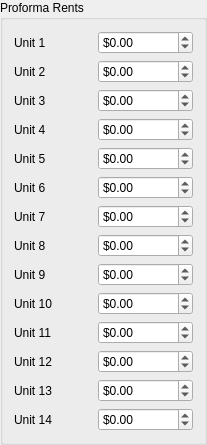
            <widget class="QGroupBox" name="groupBox_proformaRents">
             <property name="styleSheet">
              <string notr="true"/>
             </property>
             <property name="title">
              <string>Proforma Rents</string>
             </property>
             <layout class="QGridLayout" name="gridLayout_11">
              <item row="0" column="0">
               <layout class="QHBoxLayout" name="horizontalLayout_45">
                <item>
                 <widget class="QLabel" name="label_46">
                  <property name="sizePolicy">
                   <sizepolicy hsizetype="MinimumExpanding" vsizetype="Preferred">
                    <horstretch>0</horstretch>
                    <verstretch>0</verstretch>
                   </sizepolicy>
                  </property>
                  <property name="text">
                   <string>Unit 1</string>
                  </property>
                 </widget>
                </item>
                <item>
                 <spacer name="horizontalSpacer_44">
                  <property name="orientation">
                   <enum>Qt::Orientation::Horizontal</enum>
                  </property>
                  <property name="sizeHint" stdset="0">
                   <size>
                    <width>40</width>
                    <height>20</height>
                   </size>
                  </property>
                 </spacer>
                </item>
                <item>
                 <widget class="QDoubleSpinBox" name="doubleSpinBox_pu1">
                  <property name="prefix">
                   <string>$</string>
                  </property>
                  <property name="minimum">
                   <double>-100000000.000000000000000</double>
                  </property>
                  <property name="maximum">
                   <double>9999999999.989999771118164</double>
                  </property>
                 </widget>
                </item>
               </layout>
              </item>
              <item row="1" column="0">
               <layout class="QHBoxLayout" name="horizontalLayout_46">
                <item>
                 <widget class="QLabel" name="label_47">
                  <property name="sizePolicy">
                   <sizepolicy hsizetype="MinimumExpanding" vsizetype="Preferred">
                    <horstretch>0</horstretch>
                    <verstretch>0</verstretch>
                   </sizepolicy>
                  </property>
                  <property name="text">
                   <string>Unit 2</string>
                  </property>
                 </widget>
                </item>
                <item>
                 <spacer name="horizontalSpacer_45">
                  <property name="orientation">
                   <enum>Qt::Orientation::Horizontal</enum>
                  </property>
                  <property name="sizeHint" stdset="0">
                   <size>
                    <width>40</width>
                    <height>20</height>
                   </size>
                  </property>
                 </spacer>
                </item>
                <item>
                 <widget class="QDoubleSpinBox" name="doubleSpinBox_pu2">
                  <property name="prefix">
                   <string>$</string>
                  </property>
                  <property name="minimum">
                   <double>-100000000.000000000000000</double>
                  </property>
                  <property name="maximum">
                   <double>9999999999.989999771118164</double>
                  </property>
                 </widget>
                </item>
               </layout>
              </item>
              <item row="2" column="0">
               <layout class="QHBoxLayout" name="horizontalLayout_47">
                <item>
                 <widget class="QLabel" name="label_48">
                  <property name="sizePolicy">
                   <sizepolicy hsizetype="MinimumExpanding" vsizetype="Preferred">
                    <horstretch>0</horstretch>
                    <verstretch>0</verstretch>
                   </sizepolicy>
                  </property>
                  <property name="text">
                   <string>Unit 3</string>
                  </property>
                 </widget>
                </item>
                <item>
                 <spacer name="horizontalSpacer_46">
                  <property name="orientation">
                   <enum>Qt::Orientation::Horizontal</enum>
                  </property>
                  <property name="sizeHint" stdset="0">
                   <size>
                    <width>40</width>
                    <height>20</height>
                   </size>
                  </property>
                 </spacer>
                </item>
                <item>
                 <widget class="QDoubleSpinBox" name="doubleSpinBox_pu3">
                  <property name="prefix">
                   <string>$</string>
                  </property>
                  <property name="minimum">
                   <double>-100000000.000000000000000</double>
                  </property>
                  <property name="maximum">
                   <double>9999999999.989999771118164</double>
                  </property>
                 </widget>
                </item>
               </layout>
              </item>
              <item row="3" column="0">
               <layout class="QHBoxLayout" name="horizontalLayout_48">
                <item>
                 <widget class="QLabel" name="label_49">
                  <property name="sizePolicy">
                   <sizepolicy hsizetype="MinimumExpanding" vsizetype="Preferred">
                    <horstretch>0</horstretch>
                    <verstretch>0</verstretch>
                   </sizepolicy>
                  </property>
                  <property name="text">
                   <string>Unit 4</string>
                  </property>
                 </widget>
                </item>
                <item>
                 <spacer name="horizontalSpacer_47">
                  <property name="orientation">
                   <enum>Qt::Orientation::Horizontal</enum>
                  </property>
                  <property name="sizeHint" stdset="0">
                   <size>
                    <width>40</width>
                    <height>20</height>
                   </size>
                  </property>
                 </spacer>
                </item>
                <item>
                 <widget class="QDoubleSpinBox" name="doubleSpinBox_pu4">
                  <property name="prefix">
                   <string>$</string>
                  </property>
                  <property name="minimum">
                   <double>-100000000.000000000000000</double>
                  </property>
                  <property name="maximum">
                   <double>9999999999.989999771118164</double>
                  </property>
                 </widget>
                </item>
               </layout>
              </item>
              <item row="4" column="0">
               <layout class="QHBoxLayout" name="horizontalLayout_49">
                <item>
                 <widget class="QLabel" name="label_50">
                  <property name="sizePolicy">
                   <sizepolicy hsizetype="MinimumExpanding" vsizetype="Preferred">
                    <horstretch>0</horstretch>
                    <verstretch>0</verstretch>
                   </sizepolicy>
                  </property>
                  <property name="text">
                   <string>Unit 5</string>
                  </property>
                 </widget>
                </item>
                <item>
                 <spacer name="horizontalSpacer_48">
                  <property name="orientation">
                   <enum>Qt::Orientation::Horizontal</enum>
                  </property>
                  <property name="sizeHint" stdset="0">
                   <size>
                    <width>40</width>
                    <height>20</height>
                   </size>
                  </property>
                 </spacer>
                </item>
                <item>
                 <widget class="QDoubleSpinBox" name="doubleSpinBox_pu5">
                  <property name="prefix">
                   <string>$</string>
                  </property>
                  <property name="minimum">
                   <double>-100000000.000000000000000</double>
                  </property>
                  <property name="maximum">
                   <double>9999999999.989999771118164</double>
                  </property>
                 </widget>
                </item>
               </layout>
              </item>
              <item row="5" column="0">
               <layout class="QHBoxLayout" name="horizontalLayout_50">
                <item>
                 <widget class="QLabel" name="label_51">
                  <property name="sizePolicy">
                   <sizepolicy hsizetype="MinimumExpanding" vsizetype="Preferred">
                    <horstretch>0</horstretch>
                    <verstretch>0</verstretch>
                   </sizepolicy>
                  </property>
                  <property name="text">
                   <string>Unit 6</string>
                  </property>
                 </widget>
                </item>
                <item>
                 <spacer name="horizontalSpacer_49">
                  <property name="orientation">
                   <enum>Qt::Orientation::Horizontal</enum>
                  </property>
                  <property name="sizeHint" stdset="0">
                   <size>
                    <width>40</width>
                    <height>20</height>
                   </size>
                  </property>
                 </spacer>
                </item>
                <item>
                 <widget class="QDoubleSpinBox" name="doubleSpinBox_pu6">
                  <property name="prefix">
                   <string>$</string>
                  </property>
                  <property name="minimum">
                   <double>-100000000.000000000000000</double>
                  </property>
                  <property name="maximum">
                   <double>9999999999.989999771118164</double>
                  </property>
                 </widget>
                </item>
               </layout>
              </item>
              <item row="6" column="0">
               <layout class="QHBoxLayout" name="horizontalLayout_51">
                <item>
                 <widget class="QLabel" name="label_52">
                  <property name="sizePolicy">
                   <sizepolicy hsizetype="MinimumExpanding" vsizetype="Preferred">
                    <horstretch>0</horstretch>
                    <verstretch>0</verstretch>
                   </sizepolicy>
                  </property>
                  <property name="text">
                   <string>Unit 7</string>
                  </property>
                 </widget>
                </item>
                <item>
                 <spacer name="horizontalSpacer_50">
                  <property name="orientation">
                   <enum>Qt::Orientation::Horizontal</enum>
                  </property>
                  <property name="sizeHint" stdset="0">
                   <size>
                    <width>40</width>
                    <height>20</height>
                   </size>
                  </property>
                 </spacer>
                </item>
                <item>
                 <widget class="QDoubleSpinBox" name="doubleSpinBox_pu7">
                  <property name="prefix">
                   <string>$</string>
                  </property>
                  <property name="minimum">
                   <double>-100000000.000000000000000</double>
                  </property>
                  <property name="maximum">
                   <double>9999999999.989999771118164</double>
                  </property>
                 </widget>
                </item>
               </layout>
              </item>
              <item row="7" column="0">
               <layout class="QHBoxLayout" name="horizontalLayout_52">
                <item>
                 <widget class="QLabel" name="label_53">
                  <property name="sizePolicy">
                   <sizepolicy hsizetype="MinimumExpanding" vsizetype="Preferred">
                    <horstretch>0</horstretch>
                    <verstretch>0</verstretch>
                   </sizepolicy>
                  </property>
                  <property name="text">
                   <string>Unit 8</string>
                  </property>
                 </widget>
                </item>
                <item>
                 <spacer name="horizontalSpacer_51">
                  <property name="orientation">
                   <enum>Qt::Orientation::Horizontal</enum>
                  </property>
                  <property name="sizeHint" stdset="0">
                   <size>
                    <width>40</width>
                    <height>20</height>
                   </size>
                  </property>
                 </spacer>
                </item>
                <item>
                 <widget class="QDoubleSpinBox" name="doubleSpinBox_pu8">
                  <property name="prefix">
                   <string>$</string>
                  </property>
                  <property name="minimum">
                   <double>-100000000.000000000000000</double>
                  </property>
                  <property name="maximum">
                   <double>9999999999.989999771118164</double>
                  </property>
                 </widget>
                </item>
               </layout>
              </item>
              <item row="8" column="0">
               <layout class="QHBoxLayout" name="horizontalLayout_53">
                <item>
                 <widget class="QLabel" name="label_54">
                  <property name="sizePolicy">
                   <sizepolicy hsizetype="MinimumExpanding" vsizetype="Preferred">
                    <horstretch>0</horstretch>
                    <verstretch>0</verstretch>
                   </sizepolicy>
                  </property>
                  <property name="text">
                   <string>Unit 9</string>
                  </property>
                 </widget>
                </item>
                <item>
                 <spacer name="horizontalSpacer_52">
                  <property name="orientation">
                   <enum>Qt::Orientation::Horizontal</enum>
                  </property>
                  <property name="sizeHint" stdset="0">
                   <size>
                    <width>40</width>
                    <height>20</height>
                   </size>
                  </property>
                 </spacer>
                </item>
                <item>
                 <widget class="QDoubleSpinBox" name="doubleSpinBox_pu9">
                  <property name="prefix">
                   <string>$</string>
                  </property>
                  <property name="minimum">
                   <double>-100000000.000000000000000</double>
                  </property>
                  <property name="maximum">
                   <double>9999999999.989999771118164</double>
                  </property>
                 </widget>
                </item>
               </layout>
              </item>
              <item row="9" column="0">
               <layout class="QHBoxLayout" name="horizontalLayout_54">
                <item>
                 <widget class="QLabel" name="label_55">
                  <property name="sizePolicy">
                   <sizepolicy hsizetype="MinimumExpanding" vsizetype="Preferred">
                    <horstretch>0</horstretch>
                    <verstretch>0</verstretch>
                   </sizepolicy>
                  </property>
                  <property name="text">
                   <string>Unit 10</string>
                  </property>
                 </widget>
                </item>
                <item>
                 <spacer name="horizontalSpacer_53">
                  <property name="orientation">
                   <enum>Qt::Orientation::Horizontal</enum>
                  </property>
                  <property name="sizeHint" stdset="0">
                   <size>
                    <width>40</width>
                    <height>20</height>
                   </size>
                  </property>
                 </spacer>
                </item>
                <item>
                 <widget class="QDoubleSpinBox" name="doubleSpinBox_pu10">
                  <property name="prefix">
                   <string>$</string>
                  </property>
                  <property name="minimum">
                   <double>-100000000.000000000000000</double>
                  </property>
                  <property name="maximum">
                   <double>9999999999.989999771118164</double>
                  </property>
                 </widget>
                </item>
               </layout>
              </item>
              <item row="10" column="0">
               <layout class="QHBoxLayout" name="horizontalLayout_55">
                <item>
                 <widget class="QLabel" name="label_56">
                  <property name="sizePolicy">
                   <sizepolicy hsizetype="MinimumExpanding" vsizetype="Preferred">
                    <horstretch>0</horstretch>
                    <verstretch>0</verstretch>
                   </sizepolicy>
                  </property>
                  <property name="text">
                   <string>Unit 11</string>
                  </property>
                 </widget>
                </item>
                <item>
                 <spacer name="horizontalSpacer_54">
                  <property name="orientation">
                   <enum>Qt::Orientation::Horizontal</enum>
                  </property>
                  <property name="sizeHint" stdset="0">
                   <size>
                    <width>40</width>
                    <height>20</height>
                   </size>
                  </property>
                 </spacer>
                </item>
                <item>
                 <widget class="QDoubleSpinBox" name="doubleSpinBox_pu11">
                  <property name="prefix">
                   <string>$</string>
                  </property>
                  <property name="minimum">
                   <double>-100000000.000000000000000</double>
                  </property>
                  <property name="maximum">
                   <double>9999999999.989999771118164</double>
                  </property>
                 </widget>
                </item>
               </layout>
              </item>
              <item row="11" column="0">
               <layout class="QHBoxLayout" name="horizontalLayout_56">
                <item>
                 <widget class="QLabel" name="label_57">
                  <property name="sizePolicy">
                   <sizepolicy hsizetype="MinimumExpanding" vsizetype="Preferred">
                    <horstretch>0</horstretch>
                    <verstretch>0</verstretch>
                   </sizepolicy>
                  </property>
                  <property name="text">
                   <string>Unit 12</string>
                  </property>
                 </widget>
                </item>
                <item>
                 <spacer name="horizontalSpacer_55">
                  <property name="orientation">
                   <enum>Qt::Orientation::Horizontal</enum>
                  </property>
                  <property name="sizeHint" stdset="0">
                   <size>
                    <width>40</width>
                    <height>20</height>
                   </size>
                  </property>
                 </spacer>
                </item>
                <item>
                 <widget class="QDoubleSpinBox" name="doubleSpinBox_pu12">
                  <property name="prefix">
                   <string>$</string>
                  </property>
                  <property name="minimum">
                   <double>-100000000.000000000000000</double>
                  </property>
                  <property name="maximum">
                   <double>9999999999.989999771118164</double>
                  </property>
                 </widget>
                </item>
               </layout>
              </item>
              <item row="12" column="0">
               <layout class="QHBoxLayout" name="horizontalLayout_57">
                <item>
                 <widget class="QLabel" name="label_58">
                  <property name="sizePolicy">
                   <sizepolicy hsizetype="MinimumExpanding" vsizetype="Preferred">
                    <horstretch>0</horstretch>
                    <verstretch>0</verstretch>
                   </sizepolicy>
                  </property>
                  <property name="text">
                   <string>Unit 13</string>
                  </property>
                 </widget>
                </item>
                <item>
                 <spacer name="horizontalSpacer_56">
                  <property name="orientation">
                   <enum>Qt::Orientation::Horizontal</enum>
                  </property>
                  <property name="sizeHint" stdset="0">
                   <size>
                    <width>40</width>
                    <height>20</height>
                   </size>
                  </property>
                 </spacer>
                </item>
                <item>
                 <widget class="QDoubleSpinBox" name="doubleSpinBox_pu13">
                  <property name="prefix">
                   <string>$</string>
                  </property>
                  <property name="minimum">
                   <double>-100000000.000000000000000</double>
                  </property>
                  <property name="maximum">
                   <double>9999999999.989999771118164</double>
                  </property>
                 </widget>
                </item>
               </layout>
              </item>
              <item row="13" column="0">
               <layout class="QHBoxLayout" name="horizontalLayout_44">
                <item>
                 <widget class="QLabel" name="label_59">
                  <property name="sizePolicy">
                   <sizepolicy hsizetype="MinimumExpanding" vsizetype="Preferred">
                    <horstretch>0</horstretch>
                    <verstretch>0</verstretch>
                   </sizepolicy>
                  </property>
                  <property name="text">
                   <string>Unit 14</string>
                  </property>
                 </widget>
                </item>
                <item>
                 <spacer name="horizontalSpacer_57">
                  <property name="orientation">
                   <enum>Qt::Orientation::Horizontal</enum>
                  </property>
                  <property name="sizeHint" stdset="0">
                   <size>
                    <width>40</width>
                    <height>20</height>
                   </size>
                  </property>
                 </spacer>
                </item>
                <item>
                 <widget class="QDoubleSpinBox" name="doubleSpinBox_pu14">
                  <property name="prefix">
                   <string>$</string>
                  </property>
                  <property name="minimum">
                   <double>-100000000.000000000000000</double>
                  </property>
                  <property name="maximum">
                   <double>9999999999.989999771118164</double>
                  </property>
                 </widget>
                </item>
               </layout>
              </item>
             </layout>
            </widget>
